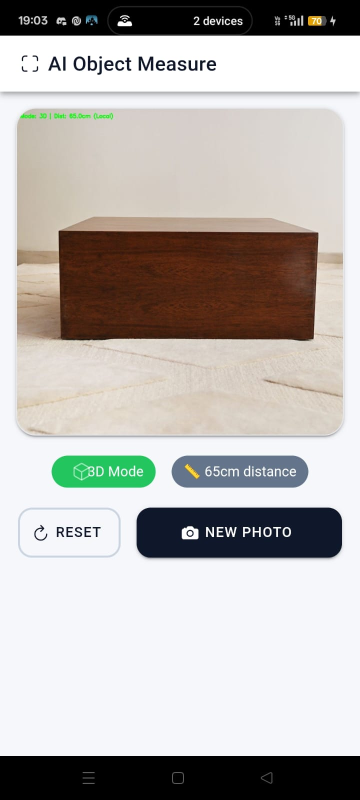
#> input picture screenshot/WhatsApp Image 2026-03-22 at 19.04.25.jpeg, 720 x 1600 px, found by its file name (shown at 1/2 size)
$ python test_screenshot.py   (older library calls are emulated)
#> lines starting #> are read from the running program, lines starting #| are printed output that depends on the picture; after the words box and inside, x2 and y2 are one past the last pixel; in counts of white or black regions, pixels touching at a corner belong together
#> further down, img is the input picture: shape (1600, 720, 3); mean B, G, R 177, 180.3, 184
#| Image loaded, shape: (1600, 720, 3)
### backend/app/utils/image_processing.py
"""
Image Processing Utilities for Object Size Measurement
Uses HuggingFace Space AI model for depth estimation + measurement
Falls back to local OpenCV processing if HF Space is unavailable
"""

import cv2
import numpy as np
from typing import Tuple, List, Optional
from dataclasses import dataclass
import base64
import httpx
import json
import logging
import time

logger = logging.getLogger(__name__)

# HuggingFace Space API URL
HF_SPACE_URL = "https://loke007-object-measure-ai.hf.space"

@dataclass
class MeasuredObject:
    """Represents a measured object with its dimensions"""
    object_id: int
    object_type: str  # "2D" or "3D"
    label: str
    confidence: float
    length_cm: float
    width_cm: float
    height_cm: Optional[float]
    bounding_box: Tuple[int, int, int, int]  # x, y, w, h
    center: Tuple[int, int]


@dataclass
class MeasurementResult:
    """Complete measurement result"""
    success: bool
    message: str
    objects: List[MeasuredObject]
    reference_detected: bool
    processed_image_base64: Optional[str] = None
    processed_side_image_base64: Optional[str] = None
    mode: str = "2d"
    calibration_info: Optional[dict] = None


# [104 lines left out: function measure_objects_via_hf, not called in this run]


def measure_objects_local(
    image: np.ndarray,
    mode: str = "2d",
    camera_distance_cm: float = 30.0,
    side_image: Optional[np.ndarray] = None,
    side_camera_distance_cm: float = 30.0,
) -> MeasurementResult:
    """
    Local fallback: measure objects using only OpenCV (no AI model).
    Uses edge detection + pinhole camera model.
    """
#> called with mode = '3d', camera_distance_cm = 65, side_camera_distance_cm = 30
    h, w = image.shape[:2]

    # Camera model
    focal_px = w * 0.70
    cm_per_px = camera_distance_cm / focal_px

    # Calculate actual Height from Side View if provided
    actual_height_cm = None
    if mode == "3d" and side_image is not None:
        sh, sw = side_image.shape[:2]
        sfocal_px = sw * 0.70
        scm_per_px = side_camera_distance_cm / sfocal_px

        sgray = cv2.cvtColor(side_image, cv2.COLOR_BGR2GRAY)
        sclahe = cv2.createCLAHE(clipLimit=3.0, tileGridSize=(8, 8))
        senhanced = sclahe.apply(sgray)
        sblurred = cv2.GaussianBlur(senhanced, (5, 5), 1)

        skernel = np.ones((5, 5), np.uint8)
        sall_contours = []

        sedges = cv2.Canny(sblurred, 40, 120)
        sedges = cv2.dilate(sedges, skernel, iterations=2)
        sc1, _ = cv2.findContours(sedges, cv2.RETR_EXTERNAL, cv2.CHAIN_APPROX_SIMPLE)
        sall_contours.extend(sc1)

        _, sotsu = cv2.threshold(sblurred, 0, 255, cv2.THRESH_BINARY_INV + cv2.THRESH_OTSU)
        sotsu = cv2.morphologyEx(sotsu, cv2.MORPH_CLOSE, skernel, iterations=2)
        sc2, _ = cv2.findContours(sotsu, cv2.RETR_EXTERNAL, cv2.CHAIN_APPROX_SIMPLE)
        sall_contours.extend(sc2)

        sall_contours = sorted(sall_contours, key=cv2.contourArea, reverse=True)

        # Take the largest contour in side view as the object to measure height
        for contour in sall_contours:
            sarea = cv2.contourArea(contour)
            if sarea > sw * sh * 0.005:
                sx, sy, sbw, sbh = cv2.boundingRect(contour)
                # The vertical height of the bounding box represents the physical height
                actual_height_cm = round(max(0.3, sbh * scm_per_px), 1)
                break

    # Object detection (Top View)
    gray = cv2.cvtColor(image, cv2.COLOR_BGR2GRAY)
    clahe = cv2.createCLAHE(clipLimit=3.0, tileGridSize=(8, 8))
    enhanced = clahe.apply(gray)
    blurred = cv2.GaussianBlur(enhanced, (5, 5), 1)

    kernel = np.ones((5, 5), np.uint8)
    all_contours = []

    # Edge detection
    edges = cv2.Canny(blurred, 40, 120)
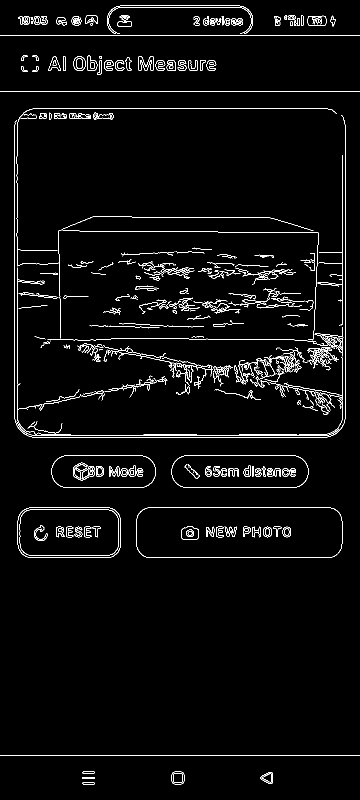
#> edges: shape (1600, 720) (shown at 1/2 size); 3% white in thin lines or dots
    edges = cv2.dilate(edges, kernel, iterations=2)
#> edges: shape (1600, 720); 20.2% white; 47 white regions, largest, box (x1, y1, x2, y2) and area: (25, 212, 695, 880) 111033, (232, 491, 595, 574) 12837, (0, 7, 720, 76) 12543
    edges = cv2.erode(edges, kernel, iterations=1)
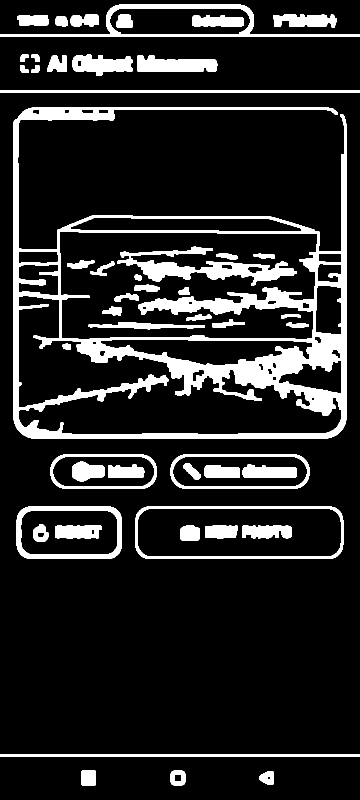
#> edges: shape (1600, 720) (shown at 1/2 size); 13.9% white; 50 white regions
    c1, _ = cv2.findContours(edges, cv2.RETR_EXTERNAL, cv2.CHAIN_APPROX_SIMPLE)
#> c1 = 22 contours; largest, box (x1, y1, x2, y2) and area: (27, 214, 693, 878) 293079, (271, 1013, 687, 1118) 42504, (33, 1013, 244, 1118) 21170, (0, 9, 720, 74) 20053, (341, 909, 619, 978) 18024
    all_contours.extend(c1)

    # Otsu threshold
    _, otsu = cv2.threshold(blurred, 0, 255, cv2.THRESH_BINARY_INV + cv2.THRESH_OTSU)
#> otsu: shape (1600, 720); 26.3% white; 82 white regions (25 under 20 px), largest, box (x1, y1, x2, y2) and area: (34, 447, 637, 682) 120935, (0, 1512, 720, 1600) 63360, (0, 0, 720, 71) 48895
    otsu = cv2.morphologyEx(otsu, cv2.MORPH_CLOSE, kernel, iterations=2)
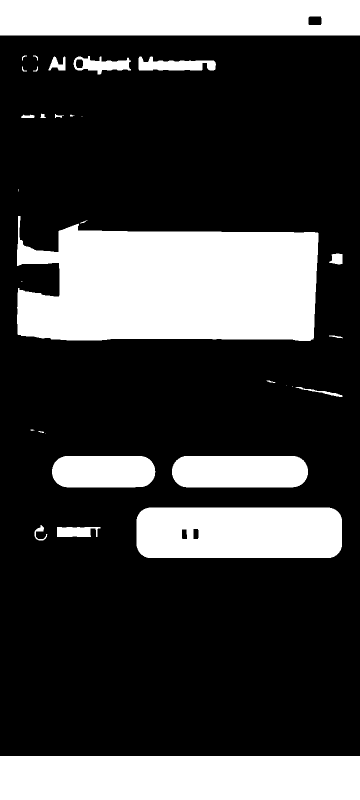
#> otsu: shape (1600, 720) (shown at 1/2 size); 27.2% white; 33 white regions (8 under 20 px)
    c2, _ = cv2.findContours(otsu, cv2.RETR_EXTERNAL, cv2.CHAIN_APPROX_SIMPLE)
#> c2 = 33 contours, 15 with area under 20; largest, box (x1, y1, x2, y2) and area: (34, 432, 637, 682) 120506, (0, 1512, 720, 1600) 62553, (0, 0, 720, 71) 50330, (273, 1015, 684, 1116) 40353, (344, 912, 616, 975) 16008
    all_contours.extend(c2)

    all_contours = sorted(all_contours, key=cv2.contourArea, reverse=True)
#> all_contours = 55 contours, 15 with area under 20; largest, box (x1, y1, x2, y2) and area: (27, 214, 693, 878) 293079, (34, 432, 637, 682) 120506, (0, 1512, 720, 1600) 62553, (0, 0, 720, 71) 50330, (271, 1013, 687, 1118) 42504

    min_area = w * h * 0.01   # at least 1% of frame
    max_area = w * h * 0.95   # not more than 95% of frame
    img_cx, img_cy = w // 2, h // 2  # image center
    detected_regions = []
    measured_objects = []
    annotated = image.copy()

    # Score each contour by area AND proximity to image center
    scored = []
    for contour in all_contours[:50]:
        area = cv2.contourArea(contour)
        if area < min_area or area > w * h * 0.99:  # Accept almost full frame objects at 15cm
            continue
        x, y, bw, bh = cv2.boundingRect(contour)
        aspect = max(bw, bh) / max(1, min(bw, bh))
        if aspect > 15:
            continue
        # Distance of contour center from image center (normalized)
        cx_c, cy_c = x + bw//2, y + bh//2
        dist = ((cx_c - img_cx)**2 + (cy_c - img_cy)**2) ** 0.5
        max_dist = (w**2 + h**2) ** 0.5
        center_score = 1.0 - (dist / max_dist)  # 1 = at center, 0 = at corner
        area_score = area / (w * h)
        # Combined score: center matters most, then area
        score = center_score * 0.7 + area_score * 0.3
        scored.append((score, contour, x, y, bw, bh))
#> this loop made 50 passes
#> area on passes 13, 14, 17, 18, 19, 20, 21, 22: 3929.5, 3289, 2691.5, 2422, 2229, 1301, 1151.5, 1067
#> after the loop, scored = 12 items

    # Sort by combined score (best first)
    scored.sort(key=lambda s: s[0], reverse=True)

    for score, contour, x, y, bw, bh in scored:
        # Duplicate check
        is_dup = False
        for rx, ry, rw, rh in detected_regions:
            ox = max(0, min(x + bw, rx + rw) - max(x, rx))
            oy = max(0, min(y + bh, ry + rh) - max(y, ry))
            overlap = ox * oy
            union = bw * bh + rw * rh - overlap
            if overlap / max(1, union) > 0.3:
                is_dup = True
                break
        if is_dup:
            continue

        detected_regions.append((x, y, bw, bh))

        rect = cv2.minAreaRect(contour)
        rect_w, rect_h = rect[1]
        if rect_w < rect_h:
            rect_w, rect_h = rect_h, rect_w

        length_cm = round(max(0.3, rect_w * cm_per_px), 1)
        width_cm = round(max(0.3, rect_h * cm_per_px), 1)
        if length_cm < width_cm:
            length_cm, width_cm = width_cm, length_cm

        # 3D height assignment
        height_cm = None
        if mode == "3d":
            if actual_height_cm is not None:
                height_cm = actual_height_cm
            else:
                # Estimate if side view not provided
                roi = gray[y:y+bh, x:x+bw]
                if roi.size > 0:
                    texture_var = np.var(roi)
                    sobelx = cv2.Sobel(roi, cv2.CV_64F, 1, 0, ksize=3)
                    sobely = cv2.Sobel(roi, cv2.CV_64F, 0, 1, ksize=3)
                    grad_mean = np.mean(np.sqrt(sobelx**2 + sobely**2))
                    depth_factor = min(1.0, (texture_var / 2000) * 0.3 + (grad_mean / 50) * 0.7)
                    min_dim = min(length_cm, width_cm)
                    height_cm = round(max(0.3, min_dim * (0.2 + depth_factor * 0.5)), 1)

        obj_id = len(measured_objects) + 1
        obj_type = "3D" if height_cm else "2D"
        color = (0, 255, 0) if obj_type == "3D" else (255, 165, 0)
        bg_color = (0, 160, 0) if obj_type == "3D" else (200, 130, 0)

        cv2.rectangle(annotated, (x, y), (x + bw, y + bh), color, 2)

        label = f"{obj_type}: Object {obj_id}"
        if height_cm:
            dims = f"L:{length_cm} W:{width_cm} H:{height_cm} cm"
        else:
            dims = f"L:{length_cm} x W:{width_cm} cm"

        font = cv2.FONT_HERSHEY_SIMPLEX
        (tw, th_), _ = cv2.getTextSize(label, font, 0.55, 2)
        cv2.rectangle(annotated, (x, y - th_ - 10), (x + tw + 8, y), bg_color, -1)
        cv2.putText(annotated, label, (x + 4, y - 5), font, 0.55, (255, 255, 255), 2)

        (dw, dh), _ = cv2.getTextSize(dims, font, 0.55, 2)
        cv2.rectangle(annotated, (x, y + bh), (x + dw + 8, y + bh + dh + 10), bg_color, -1)
        cv2.putText(annotated, dims, (x + 4, y + bh + dh + 5), font, 0.55, (255, 255, 255), 2)

        measured_objects.append(
            MeasuredObject(
                object_id=obj_id,
                object_type=obj_type,
                label=f"Object {obj_id}",
                confidence=0.7,
                length_cm=length_cm,
                width_cm=width_cm,
                height_cm=height_cm,
                bounding_box=(x, y, bw, bh),
                center=(x + bw // 2, y + bh // 2),
            )
        )

        if len(measured_objects) >= 10:
            break
#> this loop made 12 passes
#> (score, contour, x, y, bw, bh, rect, rect_w) on passes 10 to 11: (0.415, [[0, 1512], [0, 1599], [719, 1599], [719, 1512]], 0, 1512, 720, 88, ((359.5, 1555.5), (87, 719), -90), 719), (0.408, [[0, 0], [0, 70], [719, 70], [719, 0]], 0, 0, 720, 71, ((359.5, 35), (70, 719), -90), 719)
#> pass 1, in measure_objects_local, `roi = gray[y:y+bh, x:x+bw]`:
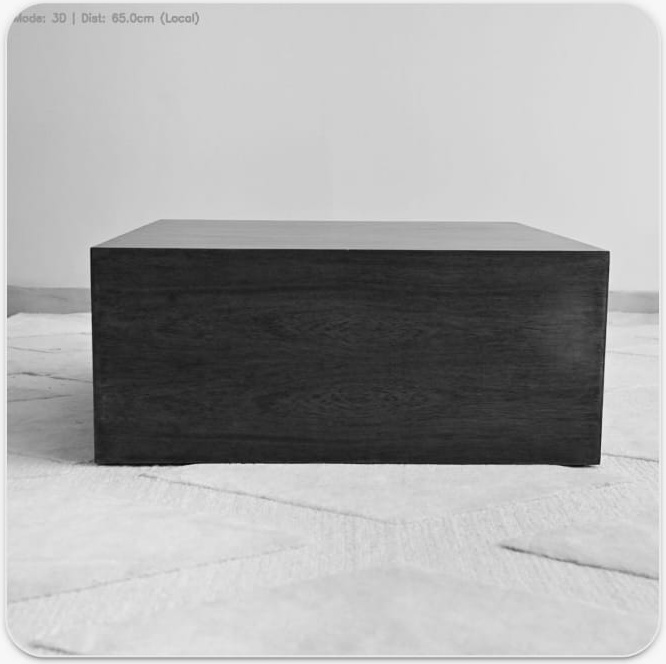
#> roi: shape (664, 666); min 5, max 250, mean 166.5
#> pass 1, in measure_objects_local, `sobely = cv2.Sobel(roi, cv2.CV_64F, 0, 1, ksize=3)`:
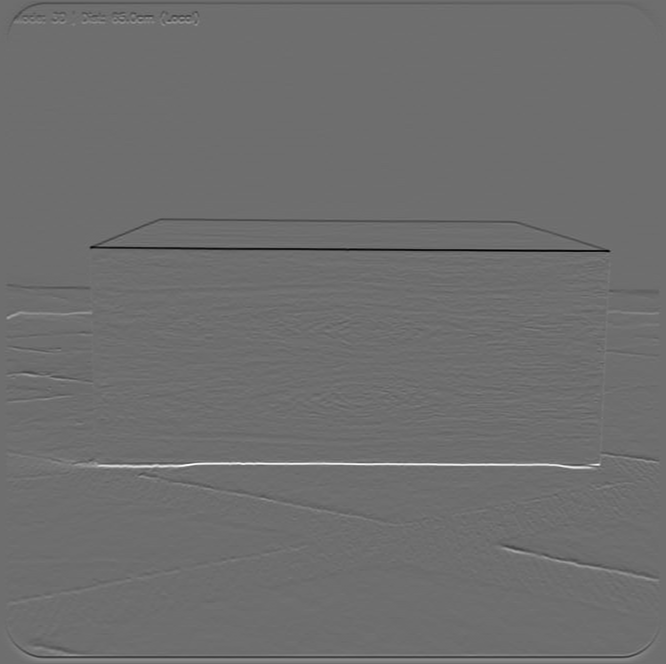
#> sobely: shape (664, 666) float64; min -612, max 800, mean 0; drawn with min black and max white
#> after the loop:
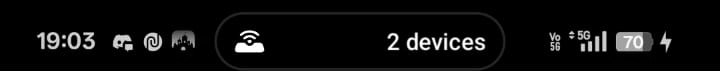
#> roi: shape (71, 720); min 0, max 255, mean 14.2
#> after the loop, detected_regions = [(27, 214, 666, 664), (341, 909, 278, 69), (101, 909, 213, 69), (271, 1013, 416, 105), (33, 1013, 211, 105), (0, 1512, 720, 88), (0, 0, 720, 71)]; measured_objects = 7 items

    # Status
    cv2.putText(annotated, f"Mode: {mode.upper()} | Top Dist: {camera_distance_cm}cm",
                (10, 30), cv2.FONT_HERSHEY_SIMPLEX, 0.6, (0, 255, 0), 2)
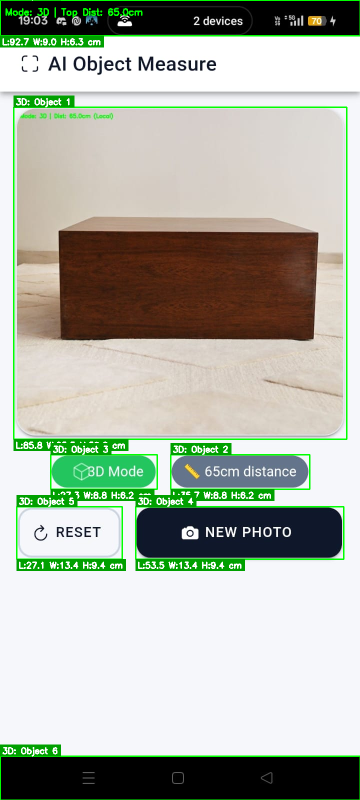
#> annotated: shape (1600, 720, 3) (shown at 1/2 size); mean B, G, R 166.5, 179.5, 173.8
    if actual_height_cm:
        cv2.putText(annotated, f"Side Dist: {side_camera_distance_cm}cm (True 3D)",
                    (10, 55), cv2.FONT_HERSHEY_SIMPLEX, 0.6, (0, 255, 0), 2)

    _, buffer = cv2.imencode(".jpg", annotated, [cv2.IMWRITE_JPEG_QUALITY, 85])
    processed_image = base64.b64encode(buffer).decode("utf-8")

    msg = f"Measured {len(measured_objects)} object(s)" if measured_objects else "No objects detected"
#> msg = 'Measured 7 object(s)'

    return MeasurementResult(
        success=True,
        message=msg,
        objects=measured_objects,
        reference_detected=False,
        processed_image_base64=processed_image,
        mode=mode,
        calibration_info={
            "method": "local_opencv_2_views" if actual_height_cm else "local_opencv",
            "camera_distance_cm": camera_distance_cm,
            "side_camera_distance_cm": side_camera_distance_cm
        },
    )


# [13 lines left out: function measure_objects, not called in this run]

### backend/test_screenshot.py
import cv2
import numpy as np
from app.utils.image_processing import measure_objects_local
import traceback

try:
    img_path = '/home/lokesh/object-measure-app/screenshot/WhatsApp Image 2026-03-22 at 19.04.25.jpeg'
    img = cv2.imread(img_path)
    if img is None:
        print("Failed to load image")
    else:
        print("Image loaded, shape:", img.shape)
        # We need to simulate the UI having distance = 65
        res = measure_objects_local(img, mode='3d', camera_distance_cm=65.0)
        print("Success:", res.success)
#| Success: True
        print("Message:", res.message)
#| Message: Measured 7 object(s)
        print("Objects detected:", len(res.objects))
#| Objects detected: 7
        for ob in res.objects:
            print(f"- {ob.label} ({ob.object_type}): L={ob.length_cm} W={ob.width_cm} H={ob.height_cm}")
            print(f"  Confidence: {ob.confidence}")
            print(f"  Bounding Box: {ob.bounding_box}")
#> this loop made 7 passes
#> (printed output is left out)
except Exception as e:
    traceback.print_exc()
